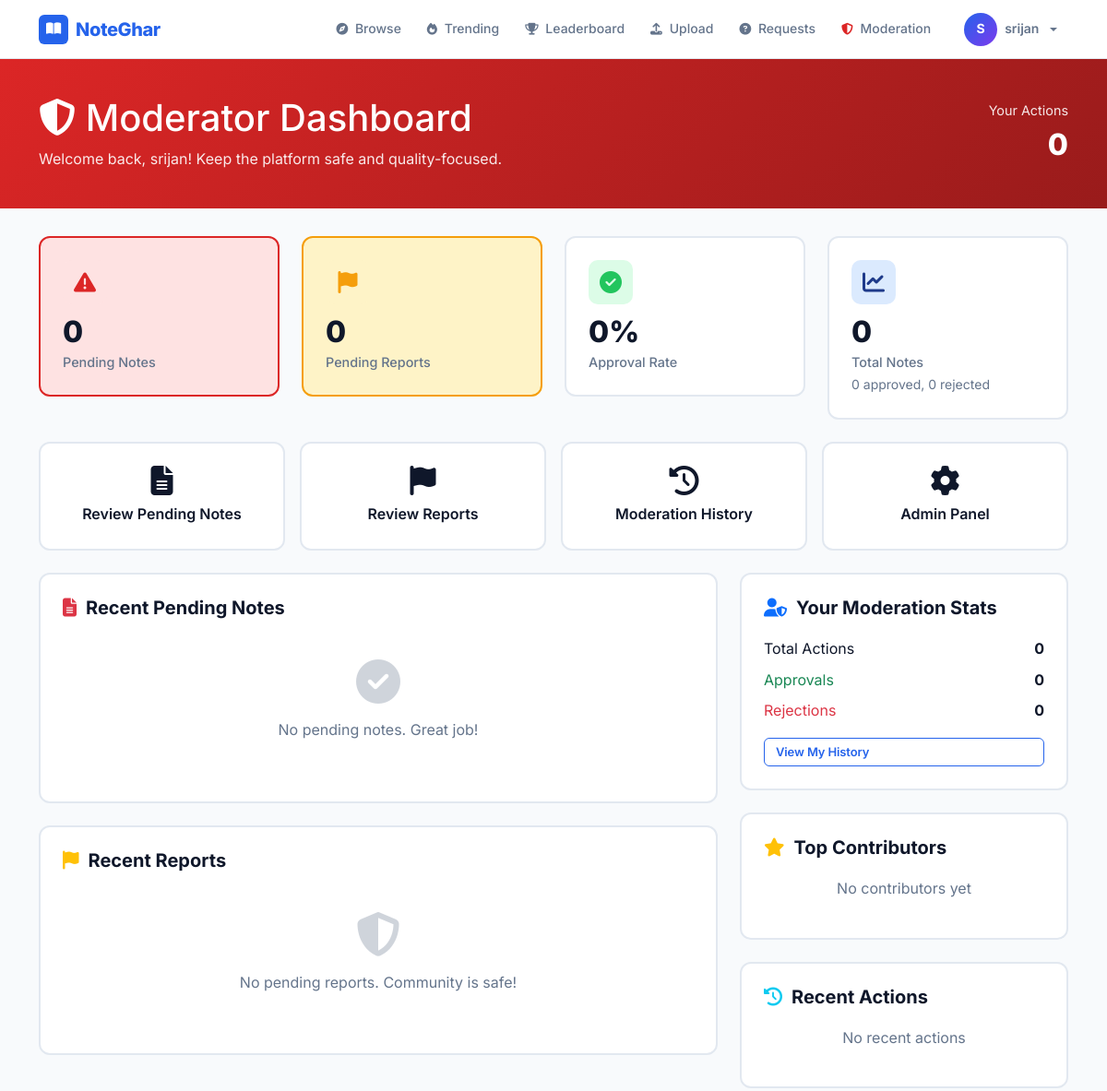
Before: /moderation/ (signed in, upper part) with the older database file.
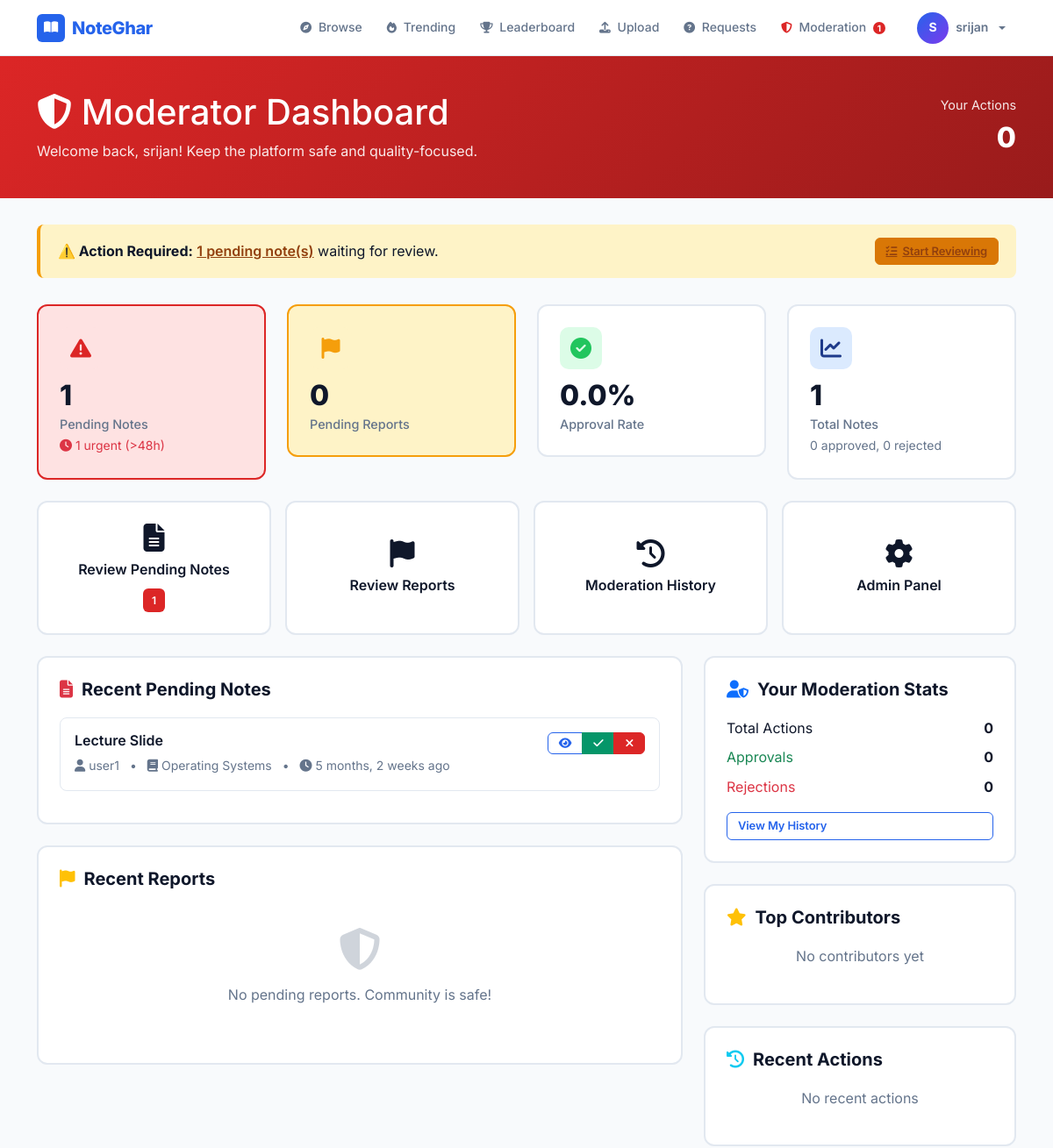
After: the same page with the newer database file.
### notes/models.py (models this page shows, shortened)
class Note(models.Model):
    STATUS_CHOICES = (
        ('pending', 'Pending Review'),
        ('approved', 'Approved'),
        ('rejected', 'Rejected'),
    )
    title = models.CharField(max_length=300)
    description = models.TextField()
    subject = models.ForeignKey(Subject, on_delete=models.CASCADE, related_name='notes')
    course = models.ForeignKey(Course, on_delete=models.CASCADE, related_name='notes')
    semester = models.ForeignKey(Semester, on_delete=models.CASCADE, related_name='notes')
    assigned_moderator = models.ForeignKey(
        settings.AUTH_USER_MODEL,
        on_delete=models.SET_NULL,
        null=True,
        blank=True,
        related_name='assigned_notes',
        help_text='Moderator assigned to review this note'
    )
    file = models.FileField(
        upload_to='notes/%Y/%m/',
        validators=[FileExtensionValidator(allowed_extensions=['pdf', 'docx', 'doc', 'ppt', 'pptx'])]
    )
    file_size = models.IntegerField(default=0, help_text="File size in bytes")
    uploaded_by = models.ForeignKey(settings.AUTH_USER_MODEL, on_delete=models.CASCADE, related_name='notes')
    status = models.CharField(max_length=20, choices=STATUS_CHOICES, default='pending')
    tags = models.ManyToManyField(Tag, blank=True, related_name='notes')
    download_count = models.IntegerField(default=0)
    view_count = models.IntegerField(default=0)
    created_at = models.DateTimeField(auto_now_add=True)
    updated_at = models.DateTimeField(auto_now=True)
    approved_at = models.DateTimeField(null=True, blank=True)
    approved_by = models.ForeignKey(
        settings.AUTH_USER_MODEL,
        on_delete=models.SET_NULL,
        null=True,
        blank=True,
        related_name='approved_notes'
    )
    class Meta:
        ordering = ['-created_at']

class Subject(models.Model):
    name = models.CharField(max_length=200)
    code = models.CharField(max_length=20)
    course = models.ForeignKey(Course, on_delete=models.CASCADE, related_name='subjects')
    semester = models.ForeignKey(Semester, on_delete=models.CASCADE, related_name='subjects')
    description = models.TextField(blank=True)
    slug = models.SlugField(blank=True)
    created_at = models.DateTimeField(auto_now_add=True)
    class Meta:
        ordering = ['course', 'semester', 'name']
        unique_together = ['code', 'course', 'semester']

### accounts/models.py (models this page shows, shortened)
class User(AbstractUser):
    ROLE_CHOICES = (
        ('student', 'Student'),
        ('moderator', 'Moderator'),
        ('admin', 'Admin'),
    )
    role = models.CharField(max_length=20, choices=ROLE_CHOICES, default='student')
    phone = models.CharField(max_length=15, blank=True, null=True)
    institution = models.ForeignKey(
        'notes.Institution',
        on_delete=models.SET_NULL,
        null=True,
        blank=True,
        related_name='users',
        help_text='User\'s affiliated institution'
    )
    profile_picture = models.ImageField(upload_to='profiles/', blank=True, null=True)
    bio = models.TextField(blank=True, null=True)
    is_verified = models.BooleanField(default=False)
    specialization_courses = models.ManyToManyField(
        'notes.Course',
        blank=True,
        related_name='specialized_moderators',
        help_text='Courses this moderator specializes in'
    )
    specialization_subjects = models.ManyToManyField(
        'notes.Subject',
        blank=True,
        related_name='specialized_moderators',
        help_text='Specific subjects within courses'
    )
    qualification_document = models.FileField(
        upload_to='qualifications/%Y/%m/',
        blank=True,
        null=True,
        help_text='Upload degree certificate, transcript, or other proof of qualification (PDF, JPG, PNG)'
    )
    qualification_verified = models.BooleanField(
        default=False,
        help_text='Admin has verified the qualification documents'
    )
    qualification_notes = models.TextField(
        blank=True,
        help_text='Admin notes about qualification verification'
    )
    created_at = models.DateTimeField(auto_now_add=True)
    updated_at = models.DateTimeField(auto_now=True)
    def is_admin_user(self):
        return self.role == 'admin' or self.is_superuser

### moderation/views.py (the view, shortened to what this page needs)
# urls.py: path('', views.moderator_dashboard, name='dashboard'),
@user_passes_test(is_moderator)
def moderator_dashboard(request):
    user = request.user
    if user.is_superuser or user.role == 'admin':
        pending_notes = Note.objects.filter(status='pending')
        recent_notes = Note.objects.filter(status='pending').select_related(
            'uploaded_by', 'subject', 'course', 'semester'
        ).order_by('-created_at')[:10]
    pending_reports = Report.objects.filter(status='pending')
    recent_reports = Report.objects.filter(
        status='pending'
    ).select_related('note', 'reported_by').order_by('-created_at')[:10]
    if request.user.role == 'moderator':
        my_actions = ModerationAction.objects.filter(moderator=request.user)
        my_actions_count = my_actions.count()
        my_approvals = my_actions.filter(action_type='approve').count()
        my_rejections = my_actions.filter(action_type='reject').count()
    else:
        my_actions_count = 0
        my_approvals = 0
        my_rejections = 0
    total_notes = Note.objects.count()
    approved_notes = Note.objects.filter(status='approved').count()
    rejected_notes = Note.objects.filter(status='rejected').count()
    total_reports = Report.objects.count()
    resolved_reports = Report.objects.filter(status='resolved').count()
    dismissed_reports = Report.objects.filter(status='dismissed').count()
    recent_actions = ModerationAction.objects.select_related(
        'moderator', 'note', 'target_user'
    ).order_by('-created_at')[:15]
    top_contributors = User.objects.filter(
        role='student'
    ).annotate(
        approved_count=Count('notes', filter=Q(notes__status='approved'))
    ).filter(approved_count__gt=0).order_by('-approved_count')[:5]
    needs_attention = Note.objects.filter(
        status='pending',
        created_at__lt=timezone.now() - timezone.timedelta(hours=48)
    ).count()
    context = {
        'pending_notes_count': pending_notes.count(),
        'pending_reports_count': pending_reports.count(),
        'needs_attention': needs_attention,
        'recent_notes': recent_notes,
        'recent_reports': recent_reports,
        'recent_actions': recent_actions,
        'my_actions_count': my_actions_count,
        'my_approvals': my_approvals,
        'my_rejections': my_rejections,
        'total_notes': total_notes,
        'approved_notes': approved_notes,
        'rejected_notes': rejected_notes,
        'approval_rate': round((approved_notes / total_notes * 100) if total_notes > 0 else 0, 1),
        'total_reports': total_reports,
        'resolved_reports': resolved_reports,
        'dismissed_reports': dismissed_reports,
        'top_contributors': top_contributors,
    }
    return render(request, 'moderation/moderator_dashboard.html', context)

### core/templates/moderation/moderator_dashboard.html (shortened to what the changed rows need)
{% extends 'base.html' %}
{% block content %}
<div class="mod-header">
    <div class="container">
        <div class="d-flex justify-content-between align-items-center">
            <div>
                <h1 class="mb-2">
                    <i class="fas fa-shield-alt"></i> Moderator Dashboard
                </h1>
            </div>
        </div>
    </div>
</div>
<div class="container mb-5">
    {% if pending_notes_count > 0 or pending_reports_count > 0 %}
    <div class="alert-mod">
        <div class="d-flex justify-content-between align-items-center">
            <div>
                <strong>⚠️ Action Required:</strong>
                {% if pending_notes_count > 0 %}
                    <a href="{% url 'moderation:pending_notes' %}">{{ pending_notes_count }} pending note(s)</a>
                {% endif %}
                waiting for review.
            </div>
            <a href="{% url 'moderation:pending_notes' %}" class="btn btn-warning btn-sm">
                <i class="fas fa-tasks"></i> Start Reviewing
            </a>
        </div>
    </div>
    {% endif %}
    <div class="row g-4 mb-4">
        <div class="col-md-3">
            <a href="{% url 'moderation:pending_notes' %}" class="stat-card-link">
                <div class="stat-card urgent">
                    <div class="stat-icon red">
                        <i class="fas fa-exclamation-triangle"></i>
                    </div>
                    <div class="stat-value">{{ pending_notes_count }}</div>
                    <div class="stat-label">Pending Notes</div>
                    {% if needs_attention > 0 %}
                        <small class="text-danger">
                            <i class="fas fa-clock"></i> {{ needs_attention }} urgent (>48h)
                        </small>
                    {% endif %}
                </div>
            </a>
        </div>
        <div class="col-md-3">
            <a href="{% url 'moderation:history' %}?moderator={{ user.id }}" class="stat-card-link">
                <div class="stat-card">
                    <div class="stat-icon green">
                        <i class="fas fa-check-circle"></i>
                    </div>
                    <div class="stat-value">{{ approval_rate }}%</div>
                    <div class="stat-label">Approval Rate</div>
                </div>
            </a>
        </div>
        <div class="col-md-3">
            <a href="/admin/notes/note/" class="stat-card-link">
                <div class="stat-card">
                    <div class="stat-icon blue">
                        <i class="fas fa-chart-line"></i>
                    </div>
                    <div class="stat-value">{{ total_notes }}</div>
                    <div class="stat-label">Total Notes</div>
                    <small class="text-muted">
                        {{ approved_notes }} approved, {{ rejected_notes }} rejected
                    </small>
                </div>
            </a>
        </div>
    </div>
    <div class="quick-action-grid mb-4">
        <a href="{% url 'moderation:pending_notes' %}" class="quick-action-btn">
            <i class="fas fa-file-alt"></i>
            <span>Review Pending Notes</span>
            {% if pending_notes_count > 0 %}
                <span class="badge-urgent mt-2">{{ pending_notes_count }}</span>
            {% endif %}
        </a>
    </div>
    <div class="row">
        <div class="col-lg-8">
            <div class="mod-card">
                {% if recent_notes %}
                    {% for note in recent_notes %}
                    <div class="note-item">
                        <div class="d-flex justify-content-between align-items-start">
                            <div class="flex-grow-1">
                                <h5 style="font-size: 1rem; font-weight: 600; margin-bottom: 6px;">
                                    {{ note.title|truncatewords:10 }}
                                </h5>
                                <small class="text-muted">
                                    <i class="fas fa-user"></i> {{ note.uploaded_by.username }}
                                    <span class="mx-2">•</span>
                                    <i class="fas fa-book"></i> {{ note.subject.name }}
                                    <span class="mx-2">•</span>
                                    <i class="fas fa-clock"></i> {{ note.created_at|timesince }} ago
                                </small>
                            </div>
                            <div class="btn-group btn-group-sm">
                                <a href="{% url 'notes:detail' note.pk %}"
                                   class="btn btn-sm btn-outline-primary" target="_blank">
                                    <i class="fas fa-eye"></i>
                                </a>
                                <a href="{% url 'moderation:approve_note' note.pk %}?next=moderation:dashboard"
                                   class="btn btn-sm btn-success"
                                   onclick="return confirm('Approve this note?')">
                                    <i class="fas fa-check"></i>
                                </a>
                                <a href="{% url 'moderation:reject_note' note.pk %}"
                                   class="btn btn-sm btn-danger">
                                    <i class="fas fa-times"></i>
                                </a>
                            </div>
                        </div>
                    </div>
                    {% endfor %}
                {% else %}
                    <div class="text-center py-4 text-muted">
                        <i class="fas fa-check-circle fa-3x mb-3" style="opacity: 0.3;"></i>
                        <p>No pending notes. Great job!</p>
                    </div>
                {% endif %}
            </div>
        </div>
    </div>
</div>
{% endblock %}

### core/templates/base.html (shortened to what this page needs)
<!DOCTYPE html>
<html lang="en">
<head>
    <link href="https://cdn.jsdelivr.net/npm/bootstrap@5.3.0/dist/css/bootstrap.min.css" rel="stylesheet">
    <link rel="stylesheet" href="https://cdnjs.cloudflare.com/ajax/libs/font-awesome/6.4.0/css/all.min.css">
</head>
<body>
    <nav class="navbar navbar-expand-lg">
        <div class="container d-flex align-items-center">
            <a class="navbar-brand" href="{% url 'core:home' %}">
                <span class="brand-icon"><i class="fas fa-book-open"></i></span>
                NoteGhar
            </a>
            <div class="collapse navbar-collapse" id="navbarNav">
                <ul class="navbar-nav ms-auto align-items-lg-center gap-1">
                    <li class="nav-item">
                        <a class="nav-link" href="{% url 'notes:list' %}"><i class="fas fa-compass"></i> Browse</a>
                    </li>
                    <li class="nav-item">
                        <a class="nav-link" href="{% url 'notes:trending' %}"><i class="fas fa-fire"></i> Trending</a>
                    </li>
                    <li class="nav-item">
                        <a class="nav-link" href="{% url 'notes:leaderboard' %}"><i class="fas fa-trophy"></i> Leaderboard</a>
                    </li>
                    {% if user.is_authenticated %}
                        {% if user.role == 'student' or user.is_superuser %}
                        <li class="nav-item">
                            <a class="nav-link" href="{% url 'notes:upload' %}"><i class="fas fa-upload"></i> Upload</a>
                        </li>
                        {% endif %}
                        <li class="nav-item">
                            <a class="nav-link" href="{% url 'notes:request_board' %}"><i class="fas fa-question-circle"></i> Requests</a>
                        </li>
                        {% if user.role in 'moderator,admin' or user.is_superuser %}
                        <li class="nav-item">
                            <a class="nav-link" href="{% url 'moderation:dashboard' %}">
                                <i class="fas fa-shield-alt" style="color: var(--danger);"></i> Moderation
                                {% if total_pending %}
                                    <span class="navbar-pending-badge">{{ total_pending }}</span>
                                {% endif %}
                            </a>
                        </li>
                        {% endif %}
                        <li class="nav-item dropdown ms-lg-2">
                            <a class="nav-link dropdown-toggle d-flex align-items-center gap-2" href="#" id="userDropdown" role="button" data-bs-toggle="dropdown">
                                <span class="user-avatar" style="padding:0;overflow:hidden;">
                                    {% if user.profile_picture %}
                                        <img src="{{ user.profile_picture.url }}" alt="{{ user.username }}" style="width:36px;height:36px;object-fit:cover;border-radius:50%;">
                                    {% else %}
                                        {{ user.username|slice:":1"|upper }}
                                    {% endif %}
                                </span>
                                <span class="d-none d-lg-inline" style="font-size: 0.875rem; font-weight: 600;">{{ user.username }}</span>
                            </a>
                        </li>
                    {% endif %}
                </ul>
            </div>
        </div>
    </nav>
    {% block content %}{% endblock %}
</body>
</html>

Changed rows visible on the page:
added Note: title "Lecture Slide", uploaded_by.username "user1", subject.name "Operating Systems", created_at "5 months, 2 weeks"
Other visible differences:
{{ total_pending }}: (not shown) → "1"
{{ pending_notes_count }}: (not shown) → "1"
{{ pending_notes_count }}: "0" → "1"
{{ needs_attention }}: (not shown) → "1"
{{ approval_rate }}: "0" → "0.0"
{{ total_notes }}: "0" → "1"
text no longer shown: "No pending notes. Great job!"
text now shown: "⚠️ Action Required: pending note(s) waiting for review. Start Reviewing urgent (>48h)"
